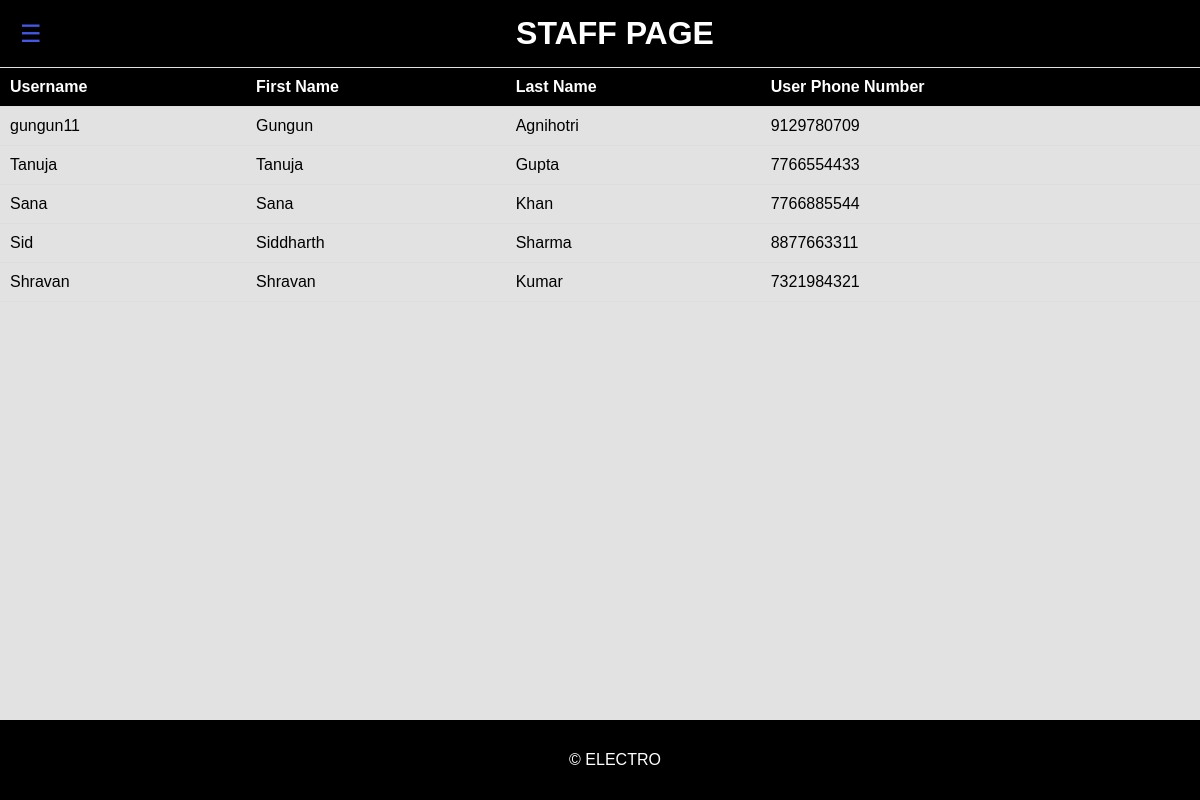
Page /staff/ on the committed database.
### electro/models.py (models this page shows)
class CustomUser(AbstractUser):
    id = models.AutoField(primary_key=True)
    USER_TYPE_CHOICES = [
        ('user', 'User'),
        ('staff', 'Staff')
        ]
    user_type = models.CharField(max_length=50, choices=USER_TYPE_CHOICES)
    firstname=models.CharField(max_length=255)
    lastname=models.CharField(max_length=255)
    emailid = models.CharField(max_length=255)
    phone_number = models.CharField(max_length=15, unique=True,null=True,blank=True)
    groups = models.ManyToManyField(
        'auth.Group',
        related_name='custom_user_groups',
        blank=True,
        help_text='The groups this user belongs to. A user will get all permissions granted to each of their groups.',
        verbose_name='groups',
    )
    user_permissions = models.ManyToManyField(
        'auth.Permission',
        related_name='custom_user_permissions',
        blank=True,
        help_text='Specific permissions for this user.',
        verbose_name='user permissions',
    )

### electro/views.py (the view)
# urls.py: path('staff/',views.staff,name='staff'),
def staff(request):
    regular_users = CustomUser.objects.filter(user_type='user')
    return render(request, "electro/staffhomepage.html", {'regular_users': regular_users})

### templates/electro/staffhomepage.html (shortened to what this page needs)
{% load static %}
<!DOCTYPE html>
<html lang="en">
<head>
    <link rel="stylesheet" href="{% static 'css/staff.css' %}">
</head>
<body>
<header>
    <div id="navbar-btn" onclick="toggleNavbar()">☰</div>
    <h1>STAFF PAGE</h1>
</header>
<div id="navbar">
    <h2>Welcome, {{ user.first_name }}!</h2>
</div>
<h2>All Users:</h2>
<table>
    <thead>
    <tr>
        <th>Username</th>
        <th>First Name</th>
        <th>Last Name</th>
        <th>User Phone Number</th>
    </tr>
    </thead>
    <tbody>
    {% for u in regular_users %}
        <tr>
            <td>{{ u.username }}</td>
            <td>{{ u.first_name }}</td>
            <td>{{ u.last_name }}</td>
            <td>{{ u.phone_number }}</td>
        </tr>
    {% endfor %}
    </tbody>
</table>
<footer>
    <p>&copy; ELECTRO</p>
</footer>
</body>
</html>

### static/css/staff.css (style rules this page uses)
body { margin: 0; padding: 0; font-family: Arial, sans-serif; }
#navbar { height: 100vh; width: 0; background-color: #000000; color: #fff; display: flex; flex-direction: column; align-items: center; padding-top: 20px; position: fixed; top: 0; left: 0; overflow-x: hidden; transition: 0.5s; }
#navbar-btn { font-size: 30px; cursor: pointer; position: absolute; top: 20px; left: 20px; z-index: 1; color: #4358e6; }
header { background-color: #000000; color: white; padding: 3px; text-align: center; }
footer { background-color: #000000; color: white; padding: 3px; text-align: center; position: fixed; bottom: 0; width: 100%; }

### templates/electro/staffhomepage.html (style rules this page uses)
body { margin: 0; font-family: 'Arial', sans-serif; background-color: #e2e2e2; color: #000000; }
header { background-color: black; padding: 15px; text-align: center; position: fixed; width: 100%; top: 0; z-index: 1000; color: #fff; }
h1 { margin: 0; font-weight: bold; }
#navbar-btn { font-size: 24px; cursor: pointer; }
#navbar { width: 0; position: fixed; height: 100%; overflow: hidden; background-color: black; transition: 0.3s; padding-top: 60px; }
h2 { margin: 20px 0; }
table { width: 100%; border-collapse: collapse; margin-top: 20px; }
thead { background-color: black; color: #fff; }
thead th, tbody td { padding: 10px; text-align: left; border-bottom: 1px solid #ddd; }
footer { background-color: black; padding: 15px; text-align: center; position: fixed; width: 100%; bottom: 0; color: #fff; }

### rows in the picture
CustomUser: username "gungun11", first_name "Gungun", last_name "Agnihotri", phone_number "9129780709"
CustomUser: username "Tanuja", first_name "Tanuja", last_name "Gupta", phone_number "7766554433"
CustomUser: username "Sana", first_name "Sana", last_name "Khan", phone_number "7766885544"
CustomUser: username "Sid", first_name "Siddharth", last_name "Sharma", phone_number "8877663311"
CustomUser: username "Shravan", first_name "Shravan", last_name "Kumar", phone_number "7321984321"
